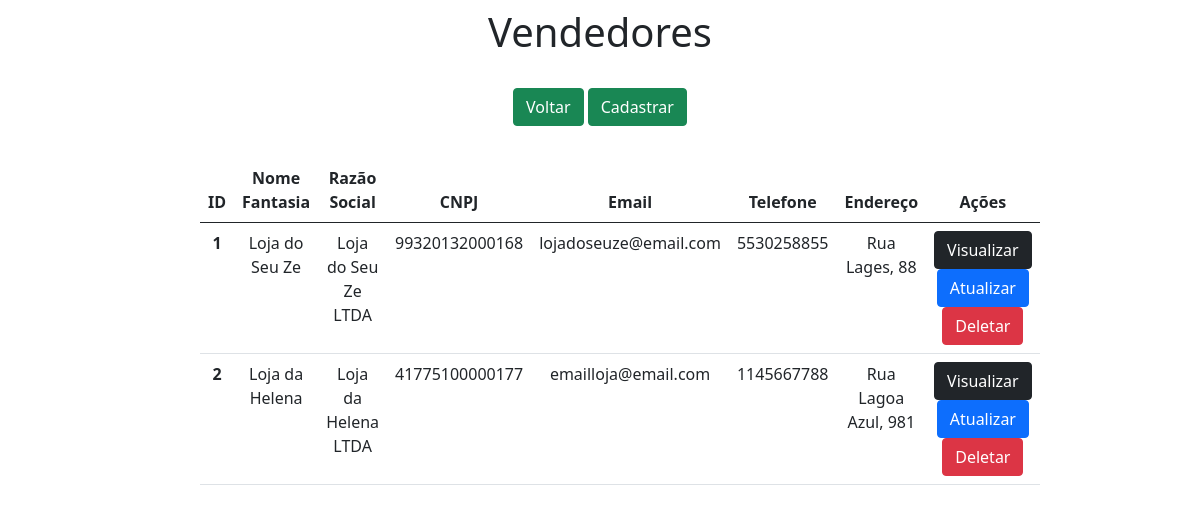
/sellers/, run on an earlier commit of the app's database.
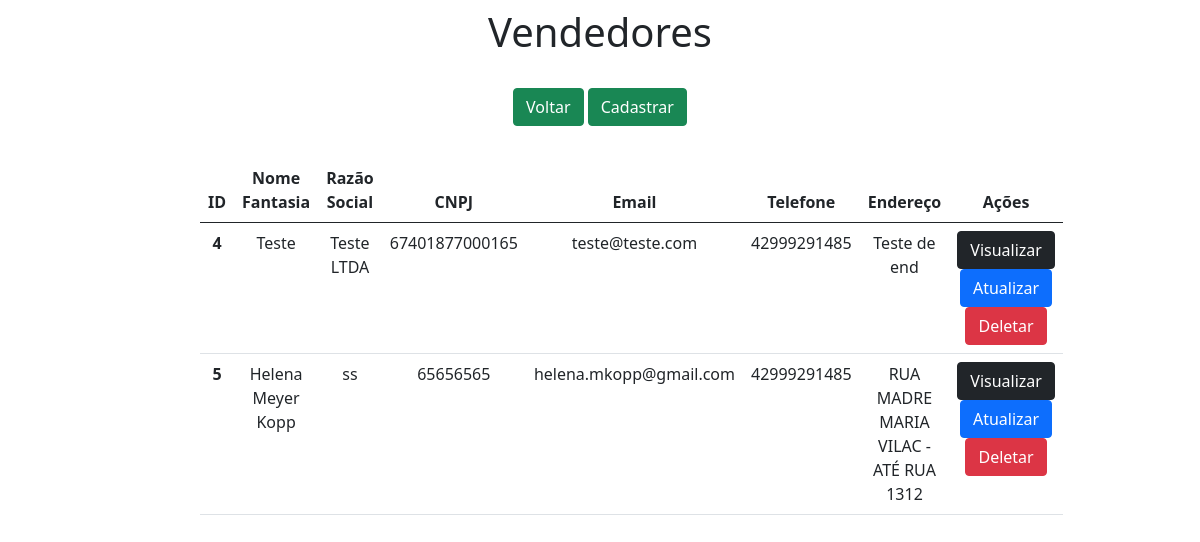
And on a later commit of the database.
### app/models.py (models this page shows)
class Sellers(models.Model):
   name = models.CharField(max_length=80)
   social_reason = models.CharField(max_length=100)
   cnpj = models.IntegerField()
   email = models.CharField(max_length=80)
   phone = models.IntegerField()
   address = models.CharField(max_length=120)

### app/views.py (the view)
# urls.py: path('sellers/', sellers, name='sellers'),
def sellers(request):
    data = {}
    data['db'] = Sellers.objects.all()
    return render(request, 'sellers.html', data)

### app/templates/sellers.html (shortened to what this page needs)
<!DOCTYPE html>
<html lang="pt-br">
<head>
    <link href="https://cdn.jsdelivr.net/npm/bootstrap@5.0.0-beta2/dist/css/bootstrap.min.css" rel="stylesheet"
>
</head>
<body>
    <div class="col-8 m-auto pt-2 pb-2 text-center">
        <h1>Vendedores</h1>
    </div>
    <div class="col-8 m-auto pt-3 pb-2 text-center">
        <a href="/" class="btn btn-success">Voltar</a>
        <a href="/sellersForm" class="btn btn-success">Cadastrar</a>
    </div>
    <div class="col-8 m-auto pt-4 pb-2 text-center">
        <table class="table">
          <thead class="thead-dark">
            <tr>
              <th scope="col">ID</th>
              <th scope="col">Nome Fantasia</th>
              <th scope="col">Razão Social</th>
                <th scope="col">CNPJ</th>
              <th scope="col">Email</th>
              <th scope="col">Telefone</th>
                <th scope="col">Endereço</th>
                <th scope="col">Ações</th>
            </tr>
          </thead>
          <tbody>
          {% for dbs in db %}
            <tr>
              <th>{{dbs.id}}</th>
              <td>{{dbs.name}}</td>
              <td>{{dbs.social_reason}}</td>
              <td>{{dbs.cnpj}}</td>
                <td>{{dbs.email}}</td>
                <td>{{dbs.phone}}</td>
              <td>{{dbs.address}} </td>
                <td>
                    <a href="/viewSeller/{{dbs.id}}" class="btn btn-dark">Visualizar</a>
                    <a href="/editSeller/{{dbs.id}}" class="btn btn-primary">Atualizar</a>
                    <a href="/deleteSeller/{{dbs.id}}" class="btn btn-danger btnDel">Deletar</a>
                </td>
            </tr>
          {% endfor %}
          </tbody>
        </table>
    </div>
    {% load static %}
</body>
</html>

What changed in the data, as far as the page shows it:
removed Sellers: id "1", name "Loja do Seu Ze", social_reason "Loja do Seu Ze LTDA", cnpj "99320132000168", email "lojadoseuze@email.com", phone "5530258855", address "Rua Lages, 88"
removed Sellers: id "2", name "Loja da Helena", social_reason "Loja da Helena LTDA", cnpj "41775100000177", email "emailloja@email.com", phone "1145667788", address "Rua Lagoa Azul, 981"
added Sellers: id "4", name "Teste", social_reason "Teste LTDA", cnpj "67401877000165", email "teste@teste.com", phone "42999291485", address "Teste de end"
added Sellers: id "5", name "Helena Meyer Kopp", social_reason "ss", cnpj "65656565", email "helena.mkopp@gmail.com", phone "42999291485", address "RUA MADRE MARIA VILAC - ATÉ RUA 1312"
